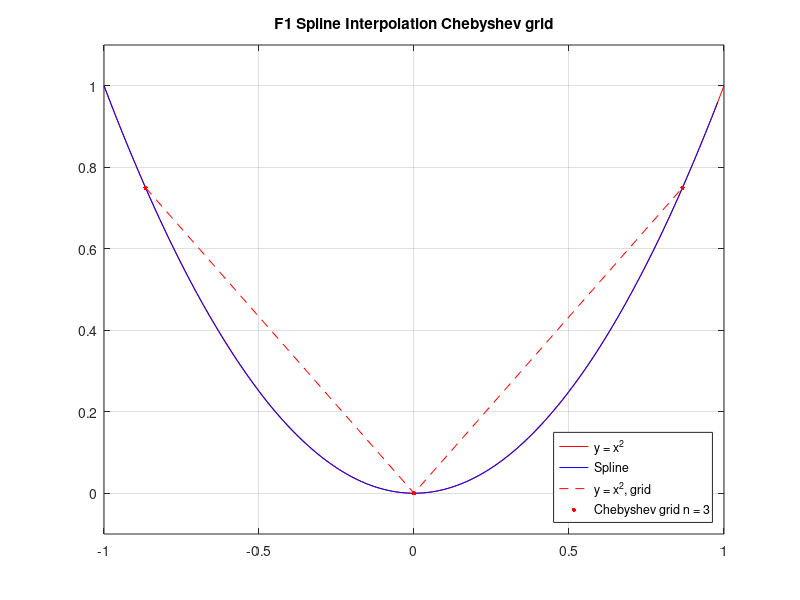
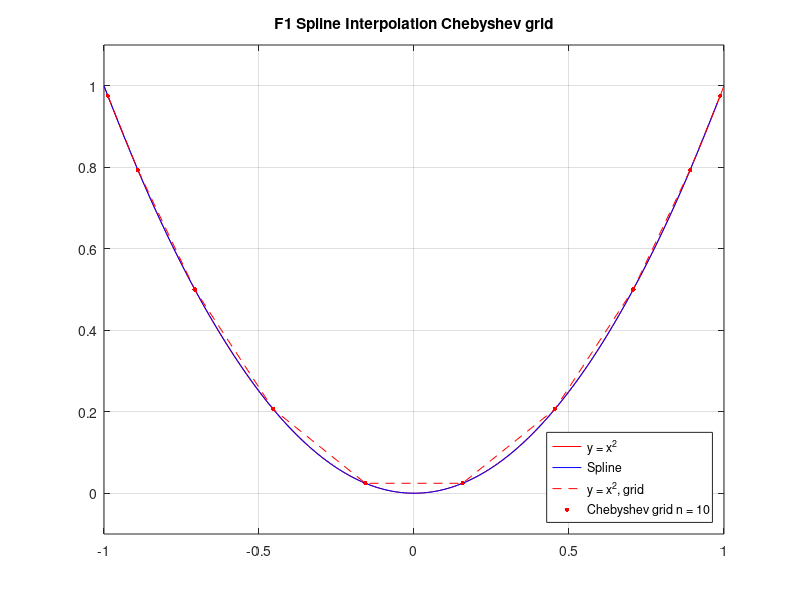
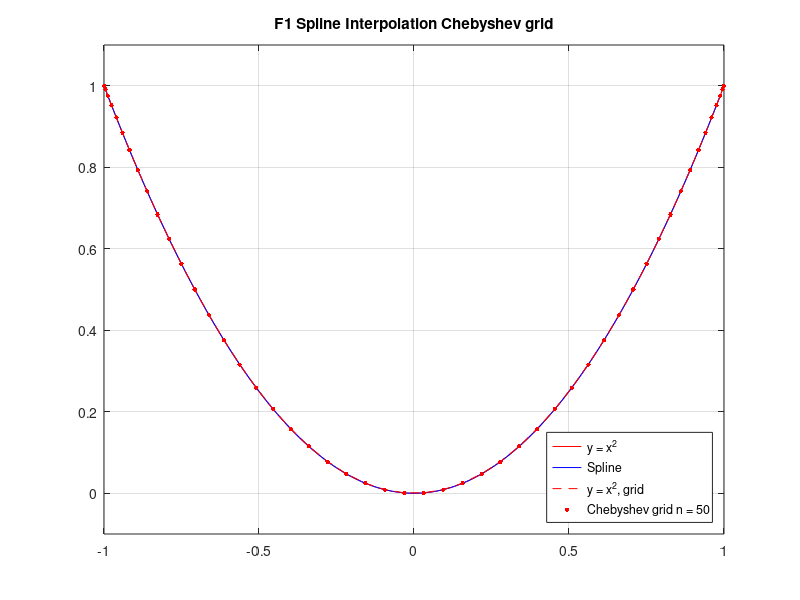

Write MATLAB code to recreate these figures, in order.
% Интерполяция сплайнами F1 Чебышевская сетка (n = 3)
dot_x=[-0.866025  6.12323e-17  0.866025];
dot_y=[0.75  3.7494e-33  0.75];

x = [-1:0.01:1];
y = x.^2;
plot(x,y,'r');
hold on

x=[-1:0.01:0.98];
y=[1.00008  0.980116  0.960347  0.940781  0.921423  0.902277  0.883348  0.864641  0.846159  0.827908  0.809891  0.792082  0.774224  0.756606  0.739223  0.722071  0.705147  0.688446  0.671966  0.655702  0.63965  0.623806  0.608168  0.59273  0.577489  0.562442  0.547584  0.532912  0.518421  0.504108  0.490153  0.476445  0.462913  0.449557  0.436377  0.423376  0.410554  0.397913  0.385453  0.373175  0.361081  0.349172  0.337449  0.325913  0.314565  0.303406  0.292437  0.281659  0.271074  0.260682  0.250485  0.240484  0.230679  0.221073  0.211665  0.202503  0.193611  0.184919  0.176428  0.168137  0.160047  0.152156  0.144466  0.136975  0.129684  0.122592  0.1157  0.109007  0.102514  0.0962193  0.0901238  0.0842271  0.0785291  0.0730298  0.0677289  0.0626263  0.057722  0.0530158  0.0485076  0.0441972  0.0400845  0.0361695  0.032452  0.0289318  0.0256089  0.0225134  0.0196319  0.0169477  0.0144609  0.0121718  0.0100804  0.008187  0.00649161  0.00499442  0.00369557  0.00259523  0.00169353  0.000990617  0.000486643  0.000181753  7.60939e-05  0.000169813  0.000463058  0.000955974  0.00164871  0.00254141  0.00363423  0.0049273  0.00642078  0.00811482  0.0100096  0.0121051  0.0144017  0.0168994  0.0195984  0.0224989  0.0255843  0.0288416  0.0323007  0.0359618  0.039825  0.0438904  0.0481583  0.0526286  0.0573016  0.0621773  0.067256  0.0725376  0.0780225  0.0837106  0.0896021  0.0956973  0.101996  0.108499  0.115205  0.122116  0.129231  0.13655  0.144073  0.151802  0.159735  0.167873  0.176215  0.184763  0.193517  0.202475  0.211555  0.220786  0.230222  0.239863  0.249711  0.259764  0.270023  0.280488  0.291158  0.302035  0.313118  0.324407  0.335903  0.347604  0.359512  0.371626  0.383946  0.396473  0.409206  0.422146  0.435292  0.448645  0.462204  0.475971  0.489944  0.50406  0.518225  0.532598  0.547182  0.561977  0.576985  0.592207  0.607645  0.6233  0.639172  0.655265  0.671578  0.688114  0.704874  0.721859  0.739071  0.75651  0.774179  0.792078  0.809919  0.827957  0.846221  0.864707  0.883413  0.902334  0.921468  0.940811  0.96036];
plot(x,y,'b');

plot(dot_x,dot_y,'r--');

for i = 1:3
    plot(dot_x(i), dot_y(i), 'r.','MarkerSize', 10);
end


title('F1 Spline Interpolation Chebyshev grid');
legend({'y = x^2', 'Spline', 'y = x^2, grid', 'Chebyshev grid n = 3'}, 'Location', 'southeast');

%  xlim ([-1.1 1.1]);
 ylim ([-0.1 1.1]);

grid on;
hold off

% Интерполяция сплайнами F1 Чебышевская сетка (n = 10)
figure;
dot_x = [-0.987688  -0.891007  -0.707107  -0.45399  -0.156434  0.156434  0.45399  0.707107  0.891007  0.987688];
dot_y = [0.975528  0.793893  0.5  0.206107  0.0244717  0.0244717  0.206107  0.5  0.793893  0.975528];

x = [-1:0.01:1];
y = x.^2;
plot(x,y,'r');
hold on

x=[-1:0.01:0.98];
y=[0.999133  0.979962  0.960785  0.941627  0.922514  0.90347  0.884522  0.865693  0.84701  0.828496  0.810179  0.792082  0.774224  0.756606  0.739223  0.722071  0.705147  0.688446  0.671966  0.655702  0.63965  0.623806  0.608168  0.59273  0.577489  0.562442  0.547584  0.532912  0.518421  0.504108  0.490153  0.476445  0.462913  0.449557  0.436377  0.423376  0.410554  0.397913  0.385453  0.373175  0.361081  0.349172  0.337449  0.325913  0.314565  0.303406  0.292437  0.281659  0.271074  0.260682  0.250485  0.240484  0.230679  0.221073  0.211665  0.202503  0.193611  0.184919  0.176428  0.168137  0.160047  0.152156  0.144466  0.136975  0.129684  0.122592  0.1157  0.109007  0.102514  0.0962193  0.0901238  0.0842271  0.0785291  0.0730298  0.0677289  0.0626263  0.057722  0.0530158  0.0485076  0.0441972  0.0400845  0.0361695  0.032452  0.0289318  0.0256089  0.0225134  0.0196319  0.0169477  0.0144609  0.0121718  0.0100804  0.008187  0.00649161  0.00499442  0.00369557  0.00259523  0.00169353  0.000990617  0.000486643  0.000181753  7.60939e-05  0.000169813  0.000463058  0.000955974  0.00164871  0.00254141  0.00363423  0.0049273  0.00642078  0.00811482  0.0100096  0.0121051  0.0144017  0.0168994  0.0195984  0.0224989  0.0255843  0.0288416  0.0323007  0.0359618  0.039825  0.0438904  0.0481583  0.0526286  0.0573016  0.0621773  0.067256  0.0725376  0.0780225  0.0837106  0.0896021  0.0956973  0.101996  0.108499  0.115205  0.122116  0.129231  0.13655  0.144073  0.151802  0.159735  0.167873  0.176215  0.184763  0.193517  0.202475  0.211555  0.220786  0.230222  0.239863  0.249711  0.259764  0.270023  0.280488  0.291158  0.302035  0.313118  0.324407  0.335903  0.347604  0.359512  0.371626  0.383946  0.396473  0.409206  0.422146  0.435292  0.448645  0.462204  0.475971  0.489944  0.50406  0.518225  0.532598  0.547182  0.561977  0.576985  0.592207  0.607645  0.6233  0.639172  0.655265  0.671578  0.688114  0.704874  0.721859  0.739071  0.75651  0.774179  0.792078  0.810207  0.828546  0.847071  0.865759  0.884586  0.903527  0.922559  0.941658  0.960798];
plot(x,y,'b');

plot(dot_x,dot_y,'r--');

for i = 1:10
    plot(dot_x(i), dot_y(i), 'r.','MarkerSize', 10);
end

title('F1 Spline Interpolation Chebyshev grid');
legend({'y = x^2', 'Spline', 'y = x^2, grid', 'Chebyshev grid n = 10'}, 'Location', 'southeast');

%  xlim ([-1.1 1.1]);
  ylim ([-0.1 1.1]);

grid on;
hold off

% Интерполяция сплайнами F1 Чебышевская сетка (n = 50)
figure;
dot_x=[-0.999507  -0.995562  -0.987688  -0.975917  -0.960294  -0.940881  -0.917755  -0.891007  -0.860742  -0.827081  -0.790155  -0.750111  -0.707107  -0.661312  -0.612907  -0.562083  -0.509041  -0.45399  -0.397148  -0.338738  -0.278991  -0.218143  -0.156434  -0.0941083  -0.0314108  0.0314108  0.0941083  0.156434  0.218143  0.278991  0.338738  0.397148  0.45399  0.509041  0.562083  0.612907  0.661312  0.707107  0.750111  0.790155  0.827081  0.860742  0.891007  0.917755  0.940881  0.960294  0.975917  0.987688  0.995562  0.999507];
dot_y=[0.999013  0.991144  0.975528  0.952414  0.922164  0.885257  0.842274  0.793893  0.740877  0.684062  0.624345  0.562667  0.5  0.437333  0.375655  0.315938  0.259123  0.206107  0.157726  0.114743  0.077836  0.0475865  0.0244717  0.00885637  0.000986636  0.000986636  0.00885637  0.0244717  0.0475865  0.077836  0.114743  0.157726  0.206107  0.259123  0.315938  0.375655  0.437333  0.5  0.562667  0.624345  0.684062  0.740877  0.793893  0.842274  0.885257  0.922164  0.952414  0.975528  0.991144  0.999013];

x = [-1:0.01:1];
y = x.^2;
plot(x,y,'r');
hold on

x=[-1:0.01:0.99];
y=[0.999999  0.9801  0.960402  0.940901  0.9216  0.902503  0.8836  0.864903  0.846401  0.828103  0.810003  0.792101  0.774404  0.756903  0.7396  0.722504  0.705604  0.688901  0.672403  0.656104  0.640003  0.6241  0.608404  0.592905  0.577603  0.5625  0.547603  0.532905  0.518404  0.504101  0.490003  0.476104  0.462405  0.448903  0.435601  0.422503  0.409605  0.396904  0.384402  0.372101  0.360003  0.348104  0.336404  0.324902  0.313601  0.302503  0.291604  0.280904  0.270403  0.2601  0.250002  0.240104  0.230404  0.220903  0.211602  0.202501  0.193603  0.184904  0.176404  0.168103  0.160001  0.152101  0.144403  0.136903  0.129603  0.122502  0.1156  0.108901  0.102402  0.0961028  0.0900025  0.0841016  0.0784002  0.0729012  0.067602  0.0625023  0.0576021  0.0529014  0.0484003  0.0441008  0.0400015  0.0361018  0.0324016  0.0289012  0.0256004  0.0225005  0.019601  0.0169012  0.0144011  0.0121009  0.0100004  0.00810017  0.00640046  0.00490059  0.00360059  0.00250047  0.00160025  0.000900008  0.000400038  0.000100029  4.63107e-11  9.99713e-05  0.000399962  0.000899992  0.00159975  0.00249953  0.00359941  0.00489941  0.00639954  0.00809983  0.00999962  0.0120991  0.0143989  0.0168988  0.019599  0.0224995  0.0255996  0.0288988  0.0323984  0.0360982  0.0399985  0.0440992  0.0483997  0.0528986  0.0575979  0.0624977  0.067598  0.0728988  0.0783998  0.0840983  0.0899974  0.0960972  0.102398  0.108899  0.1156  0.122498  0.129597  0.136897  0.144397  0.152099  0.159999  0.168097  0.176396  0.184896  0.193597  0.202499  0.211598  0.220897  0.230396  0.240096  0.249998  0.2601  0.270397  0.280896  0.291596  0.302497  0.313599  0.324898  0.336396  0.348095  0.359996  0.372099  0.384398  0.396896  0.409595  0.422497  0.435599  0.448897  0.462395  0.476095  0.489997  0.504099  0.518396  0.532895  0.547596  0.5625  0.577596  0.592895  0.608396  0.6241  0.639996  0.656095  0.672397  0.688899  0.705596  0.722496  0.7396  0.756897  0.774396  0.792099  0.809997  0.828097  0.846399  0.864897  0.883599  0.902497  0.9216  0.940898  0.960398  0.980099];
plot(x,y,'b');

plot(dot_x,dot_y,'r--');

for i = 1:50
    plot(dot_x(i), dot_y(i), 'r.','MarkerSize', 10);
end

title('F1 Spline Interpolation Chebyshev grid');
legend({'y = x^2', 'Spline', 'y = x^2, grid', 'Chebyshev grid n = 50'}, 'Location', 'southeast');

%   xlim ([-3.1 3.1]);
   ylim ([-0.1 1.1]);

grid on;
hold off
